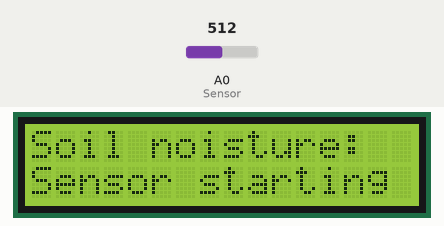
Bench run of a sketch on a simulated Arduino Uno, built with avr-gcc and run on an emulated ATmega328P. Parts: 16×2 character LCD. The inputs (shaded band) are chosen by the test bench; at power-on: A0 (Sensor) = 512. What the sketch prints to the serial monitor is not drawn.

Above: at 0.1 s.
At 1.2 s:
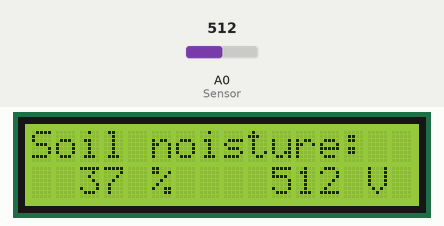

The sketch:

sketch_DHT_MoistureSensorLCDdisplay.ino
```cpp
#include <Wire.h>
#include <LiquidCrystal_I2C.h>

LiquidCrystal_I2C lcd(0x3F,16,2); // set the LCD address to 0x3F for a 16 chars and 2 line display

// Moisture sensor
const int AirValue = 670;
const int WaterValue = 250;
int soilMoistureValue = 0;
int soilmoisturepercent = 0;

// Time to wait before measure again (in seconds):
const int waitTimeS = 30;

void setup() {
  Serial.begin(115200); // open serial port, set the baud rate to 9600 bps

  lcd.init(); // initialize the lcd
  //lcd.init();
  // Print a message to the LCD.
  lcd.backlight();
  lcd.setCursor(0,0);
  lcd.print("Soil noisture:");
  lcd.setCursor(0,1);
  lcd.print("Sensor starting ....");
  delay(1000);
}

void printResults(float moistureValue, float moisturePercentage)
{
  Serial.println();
  Serial.print("Moisture: ");
  Serial.print(moistureValue);
  Serial.print(" V\t Moisture: ");
  Serial.print(moisturePercentage);
  Serial.print(" % ");
}

void loop() {
  lcd.clear();
  soilMoistureValue = analogRead(A0);  //put Sensor insert into soil
  soilmoisturepercent = map(soilMoistureValue, AirValue, WaterValue, 0, 100);

  if(soilmoisturepercent > 100)
  {
    soilmoisturepercent = 100;
  }
  else if(soilmoisturepercent < 0)
  {
    soilmoisturepercent = 0;
  }

  printResults(soilMoistureValue, soilmoisturepercent);

  lcd.setCursor(0,0);
  lcd.print("Soil noisture:");
  lcd.setCursor(2,1);
  lcd.print(soilmoisturepercent);
  lcd.setCursor(5,1);
  lcd.print("%");
  lcd.setCursor(10,1);
  lcd.print(soilMoistureValue);
  lcd.setCursor(14,1);
  lcd.print("V");
  delay(waitTimeS * 1000);
}
```
